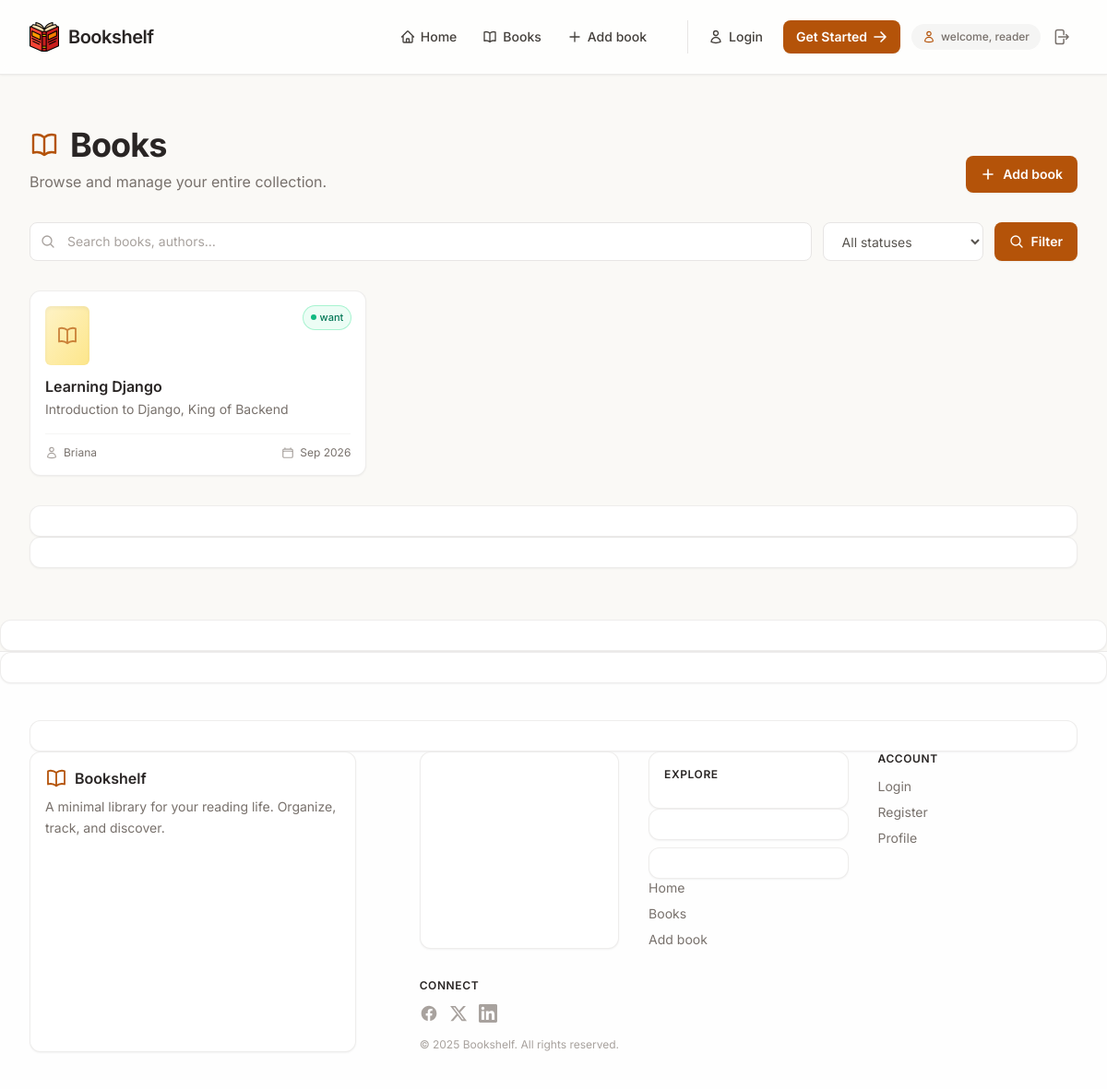
/books/, run on an earlier commit of the app's database.
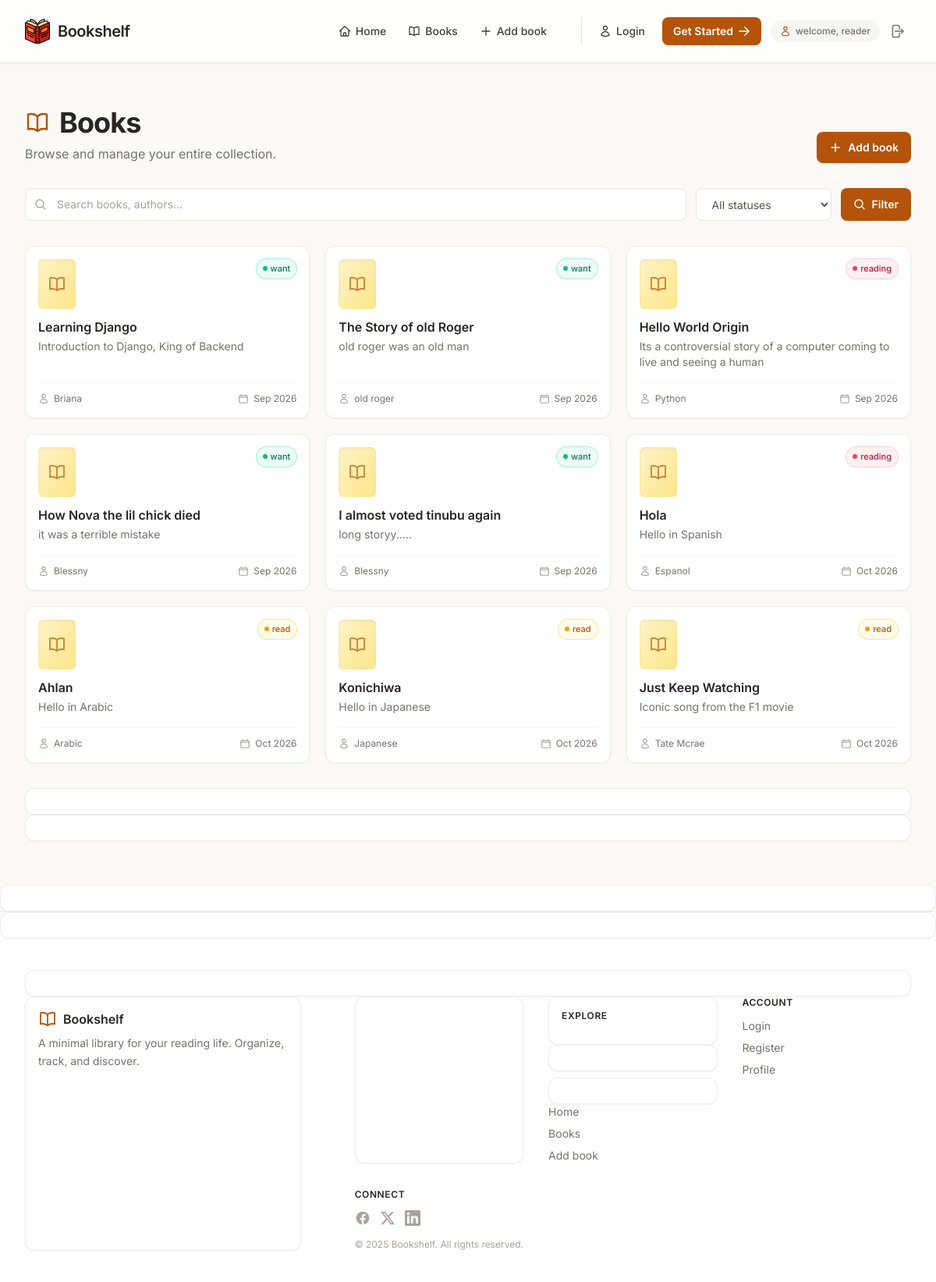
And on a later commit of the database.
### shelf/models.py (models this page shows, shortened)
class Book(models.Model):
    STATUS_CHOICES=[
        ("want", "Want To Read"),
        ("reading", "Currently Reading"),
        ("read", "Finished"),
    ]
    title = models.CharField(max_length=200)
    author = models.CharField(max_length = 200)
    description = models.TextField()
    isbn = models.CharField(max_length=200)
    status = models.CharField(max_length=10, choices=STATUS_CHOICES, default="want")
    published_at = models.DateField(blank=True, null=True, auto_now_add=True )
    updated_at = models.DateField(blank=True, null=True, auto_now=True)
    class Meta:
        ordering = ['published_at']

### shelf/views.py (the view)
# urls.py: path('books/', views.books, name='books'),
def books(request):
    filter = {
        'search': request.GET.get('search', ''),
        'status': request.GET.get('status', '')
    }
    if filter['search'] and filter['status']:
        books = Book.objects.filter(title__icontains=filter['search'], status=filter['status'])
    elif filter['search']:
        books = Book.objects.filter(title__icontains=filter['search'])
    elif filter['status']:
        books = Book.objects.filter(status=filter['status'])
    else:
        books = Book.objects.all()
    statuses = Book.STATUS_CHOICES
    context = {
        'books': books,
        'statuses': statuses,
        'filter': filter
    }
    return render(request, 'shelf/books.html', context)

### shelf/templates/shelf/books.html (shortened to what this page needs)
{% extends "layout.html" %}
{% block content %}
<div class="flex flex-col gap-8">
  <div class="flex flex-col sm:flex-row sm:items-end justify-between gap-4">
    <div>
      <h1 class="text-3xl md:text-4xl font-bold tracking-tight text-stone-800 flex items-center gap-3">
        Books
      </h1>
      <p class="text-stone-500 mt-2">Browse and manage your entire collection.</p>
    </div>
    <a href="{% url 'shelf:book_add' %}"
       class="inline-flex items-center gap-2 px-4 py-2.5 bg-amber-700 hover:bg-amber-800 text-white text-sm font-semibold rounded-lg shadow-sm hover:shadow transition-all">
      <svg class="w-4 h-4" fill="none" stroke="currentColor" stroke-width="2.5" viewBox="0 0 24 24">
        <path stroke-linecap="round" stroke-linejoin="round" d="M12 4.5v15m7.5-7.5h-15" />
      </svg>
      Add book
    </a>
  </div>
  <form method = "get" action="{% url 'shelf:books' %}" class="flex flex-col sm:flex-row gap-3">
    <div class="relative flex-1">
      <svg class="w-4 h-4 absolute left-3 top-1/2 -translate-y-1/2 text-stone-400" fill="none" stroke="currentColor" stroke-width="2" viewBox="0 0 24 24">
        <path stroke-linecap="round" stroke-linejoin="round" d="M21 21l-5.197-5.197m0 0A7.5 7.5 0 105.196 5.196a7.5 7.5 0 0010.607 10.607z" />
      </svg>
      <input type="text" name = "search" id="search" value="{{ filter.search|default:"" }}" placeholder="Search books, authors…"
             class="w-full pl-10 pr-4 py-2.5 text-sm bg-white border border-stone-200 rounded-lg focus:outline-none focus:ring-2 focus:ring-amber-600/30 focus:border-amber-600 placeholder:text-stone-400" />
    </div>
    <select name ="status" onchange="this.form.submit()" class="px-4 py-2.5 text-sm bg-white border border-stone-200 rounded-lg focus:outline-none focus:ring-2 focus:ring-amber-600/30 focus:border-amber-600 text-stone-600">
      <option value="">All statuses</option>
    </select>
     <button type="submit"
          class="inline-flex items-center gap-2 px-4 py-2.5 bg-amber-700 hover:bg-amber-800 text-white text-sm font-semibold rounded-lg shadow-sm hover:shadow transition-all">
    <svg class="w-4 h-4" fill="none" stroke="currentColor" stroke-width="2" viewBox="0 0 24 24">
      <path stroke-linecap="round" stroke-linejoin="round" d="M21 21l-5.197-5.197m0 0A7.5 7.5 0 105.196 5.196a7.5 7.5 0 0010.607 10.607z" />
    </svg>
    Filter
  </button>
  </form>
  {% if books %}
    <div class="grid grid-cols-1 sm:grid-cols-2 lg:grid-cols-3 xl:grid-cols-4 gap-5">
      {% for book in books %}
        {% include "components/book_card.html" with book=book %}
      {% endfor %}
    </div>
  {% endif %}
</div>
{% endblock %}

### templates/layout.html (shortened to what this page needs)
<!DOCTYPE html>
{% load static %}
<html lang="en">
<head>
  <script src="https://cdn.tailwindcss.com"></script>
</head>
<body class="bg-[#faf9f6] text-slate-800 antialiased flex flex-col min-h-screen">
  {% include "nav.html" %}
  <main class="flex-1 max-w-7xl mx-auto w-full px-5 sm:px-8 py-10 md:py-14">
    {% block content %}
    {% endblock %}
  </main>
  {% include "footer.html" %}
</body>
</html>

### templates/nav.html (shortened to what this page needs)
{% load static %}
<header class="bg-white/80 backdrop-blur-sm border-b border-stone-200/80 sticky top-0 z-20 shadow-sm">
    <div class="max-w-7xl mx-auto px-5 sm:px-8 flex items-center justify-between h-16 md:h-20">
      <a href="#" class="flex items-center gap-2.5 shrink-0">
        <img src="{% static 'images/logo.png' %}" alt="Bookshelf Icon" class="w-7 h-7 md:w-8 md:h-8">
        <span class="font-semibold text-lg md:text-xl tracking-tight text-stone-800">Bookshelf</span>
      </a>
      <nav class="hidden md:flex items-center gap-1 lg:gap-2">
        <ul class="flex items-center gap-1 mr-4 lg:mr-6">
          <li>
            <a href="{% url "shelf:home" %}" class="nav-link flex items-center gap-1.5 px-3 py-2 rounded-lg text-sm font-medium text-stone-700 hover:text-amber-800 hover:bg-stone-100/70">
              Home
            </a>
          </li>
          <li>
            <a href="{% url "shelf:books" %}" class="nav-link flex items-center gap-1.5 px-3 py-2 rounded-lg text-sm font-medium text-stone-700 hover:text-amber-800 hover:bg-stone-100/70">
              Books
            </a>
          </li>
          <li>
            <a href="{% url "shelf:book_add" %}" class="nav-link flex items-center gap-1.5 px-3 py-2 rounded-lg text-sm font-medium text-stone-700 hover:text-amber-800 hover:bg-stone-100/70">
              <svg class="w-4 h-4" fill="none" stroke="currentColor" stroke-width="2" viewBox="0 0 24 24">
                <path stroke-linecap="round" stroke-linejoin="round" d="M12 4.5v15m7.5-7.5h-15" />
              </svg>
              Add book
            </a>
          </li>
        </ul>
        <div class="flex items-center gap-2 pl-2 border-l border-stone-200">
          <a href="{% url 'account:login' %}" class="btn flex items-center gap-1.5 px-3.5 py-2 text-sm font-medium text-stone-700 rounded-lg hover:bg-stone-100/80 hover:text-amber-800">
            <svg class="w-4 h-4" fill="none" stroke="currentColor" stroke-width="2" viewBox="0 0 24 24">
              <path stroke-linecap="round" stroke-linejoin="round" d="M15.75 6a3.75 3.75 0 11-7.5 0 3.75 3.75 0 017.5 0zM4.501 20.118a7.5 7.5 0 0114.998 0A17.933 17.933 0 0112 21.75c-2.676 0-5.216-.584-7.499-1.632z" />
            </svg>
            Login
          </a>
          <a href="{% url 'account:register' %}" class="btn flex items-center gap-1.5 px-3.5 py-2 text-sm font-semibold text-white bg-amber-700 rounded-lg shadow-sm hover:bg-amber-800 hover:shadow">
            Get Started
            <svg class="w-4 h-4" fill="none" stroke="currentColor" stroke-width="2.5" viewBox="0 0 24 24">
              <path stroke-linecap="round" stroke-linejoin="round" d="M13.5 4.5L21 12m0 0l-7.5 7.5M21 12H3" />
            </svg>
          </a>
          <div class="flex items-center gap-1 ml-1">
            <span class="hidden lg:flex items-center gap-1.5 text-xs font-medium text-stone-500 bg-stone-100 px-3 py-1.5 rounded-full">
              welcome, reader
            </span>
            <a href ="{% url "account:logout" %}"class="btn p-2 rounded-lg text-stone-500 hover:text-amber-800 hover:bg-stone-100" title="Logout">
              <svg class="w-5 h-5" fill="none" stroke="currentColor" stroke-width="1.8" viewBox="0 0 24 24">
                <path stroke-linecap="round" stroke-linejoin="round" d="M15.75 9V5.25A2.25 2.25 0 0013.5 3h-6a2.25 2.25 0 00-2.25 2.25v13.5A2.25 2.25 0 007.5 21h6a2.25 2.25 0 002.25-2.25V15m3 0l3-3m0 0l-3-3m3 3H9" />
              </svg>
            </a>
          </div>
        </div>
      </nav>
    </div>
  </header>

### shelf/templates/components/book_card.html (shortened to what this page needs)
<a href="{% url 'shelf:book_detail' book.id %}" class="group bg-white rounded-xl border border-stone-200/70 p-4 shadow-sm hover:shadow-md hover:border-amber-200 transition-all duration-200 flex flex-col">
  <div class="flex items-start justify-between">
    <div class="w-12 h-16 bg-gradient-to-br from-amber-100 to-amber-200 rounded-md shadow-inner flex items-center justify-center shrink-0">
    </div>
    <span class="inline-flex items-center gap-1 px-2 py-1 text-[11px] font-medium rounded-full
      {% if book.status == 'want' %} bg-emerald-50 text-emerald-700 ring-1 ring-emerald-200
      {% elif book.status == 'reading' %} bg-rose-50 text-rose-700 ring-1 ring-rose-200
      {% else %} bg-amber-50 text-amber-700 ring-1 ring-amber-200 {% endif %}">
      <span class="w-1.5 h-1.5 rounded-full
        {% if book.status == 'want' %} bg-emerald-500
        {% elif book.status == 'reading' %} bg-rose-500
        {% else %} bg-amber-500 {% endif %}"></span>
      {{ book.status }}
    </span>
  </div>
  <div class="mt-3 flex-1">
    <h2 class="font-semibold text-stone-800 leading-snug line-clamp-1 group-hover:text-amber-800 transition-colors">
      {{ book.title }}
    </h2>
    <p class="text-sm text-stone-500 mt-1 line-clamp-2">{{ book.description }}</p>
  </div>
  <div class="mt-4 pt-3 border-t border-stone-100 flex items-center justify-between text-xs text-stone-500">
    <span class="inline-flex items-center gap-1.5 min-w-0">
      <span class="truncate">{{ book.author }}</span>
    </span>
    <span class="inline-flex items-center gap-1.5 shrink-0">
      {{ book.published_at|date:"M Y" }}
    </span>
  </div>

### templates/footer.html (shortened to what this page needs)
<footer class="bg-white/90 border-t border-stone-200/80 mt-auto">
  <div class="max-w-7xl mx-auto px-5 sm:px-8 py-8 md:py-10">
    <div class="flex flex-col md:flex-row justify-between gap-8">
      <div class="md:max-w-xs">
        <div class="flex items-center gap-2">
          <span class="font-semibold text-stone-800">Bookshelf</span>
        </div>
        <p class="text-sm text-stone-500 mt-2 leading-relaxed">
          A minimal library for your reading life. Organize, track, and
          discover.
        </p>
      </div>
      <div class="grid grid-cols-2 sm:grid-cols-3 gap-8 text-sm">
        <div>
          <h4
            class="font-semibold text-stone-800 text-xs uppercase tracking-wider mb-3"
          >
            Explore
          </h4>
          <ul class="space-y-2">
            <li>
              <a href="{% url 'shelf:home' %}" class="text-stone-500 hover:text-amber-700 transition"
                >Home</a
              >
            </li>
            <li>
              <a href="{% url 'shelf:books' %}" class="text-stone-500 hover:text-amber-700 transition"
                >Books</a
              >
            </li>
            <li>
              <a href="{% url 'shelf:book_add' %}" class="text-stone-500 hover:text-amber-700 transition"
                >Add book</a
              >
            </li>
          </ul>
        </div>
        <div>
          <h4
            class="font-semibold text-stone-800 text-xs uppercase tracking-wider mb-3"
          >
            Account
          </h4>
          <ul class="space-y-2">
            <li>
              <a href="#" class="text-stone-500 hover:text-amber-700 transition"
                >Login</a
              >
            </li>
            <li>
              <a href="#" class="text-stone-500 hover:text-amber-700 transition"
                >Register</a
              >
            </li>
            <li>
              <a href="#" class="text-stone-500 hover:text-amber-700 transition"
                >Profile</a
              >
            </li>
          </ul>
        </div>
        <div class="col-span-2 sm:col-span-1">
          <h4
            class="font-semibold text-stone-800 text-xs uppercase tracking-wider mb-3"
          >
            Connect
          </h4>
          <div class="flex gap-3">
            <a href="#" class="text-stone-400 hover:text-amber-700 transition">
            </a>
            <a href="#" class="text-stone-400 hover:text-amber-700 transition">
              <svg class="w-5 h-5" fill="currentColor" viewBox="0 0 24 24">
                <path
                  d="M18.244 2.25h3.308l-7.227 8.26 8.502 11.24H16.17l-5.214-6.817L4.99 21.75H1.68l7.73-8.835L1.254 2.25H8.08l4.713 6.231zm-1.161 17.52h1.833L7.084 4.126H5.117z"
                />
              </svg>
            </a>
            <a href="#" class="text-stone-400 hover:text-amber-700 transition">
            </a>
          </div>
          <p class="text-xs text-stone-400 mt-4">
            © 2025 Bookshelf. All rights reserved.
          </p>
        </div>
      </div>
    </div>
  </div>
</footer>

### templates/layout.html (style rules this page uses)
* { font-family: 'Inter', system-ui, sans-serif; }
.nav-link, .btn { transition: all 0.15s ease; }

What changed in the data, as far as the page shows it:
added Book: status "want", title "The Story of old Roger", description "old roger was an old man", author "old roger", published_at "Sep 2026"
added Book: status "reading", title "Hello World Origin", description "Its a controversial story of a computer coming to live and seeing a human", author "Python", published_at "Sep 2026"
added Book: status "want", title "How Nova the lil chick died", description "it was a terrible mistake", author "Blessny", published_at "Sep 2026"
added Book: status "want", title "I almost voted tinubu again", description "long storyy.....", author "Blessny", published_at "Sep 2026"
added Book: status "reading", title "Hola", description "Hello in Spanish", author "Espanol", published_at "Oct 2026"
added Book: status "read", title "Ahlan", description "Hello in Arabic", author "Arabic", published_at "Oct 2026"
added Book: status "read", title "Konichiwa", description "Hello in Japanese", author "Japanese", published_at "Oct 2026"
added Book: status "read", title "Just Keep Watching", description "Iconic song from the F1 movie", author "Tate Mcrae", published_at "Oct 2026"
